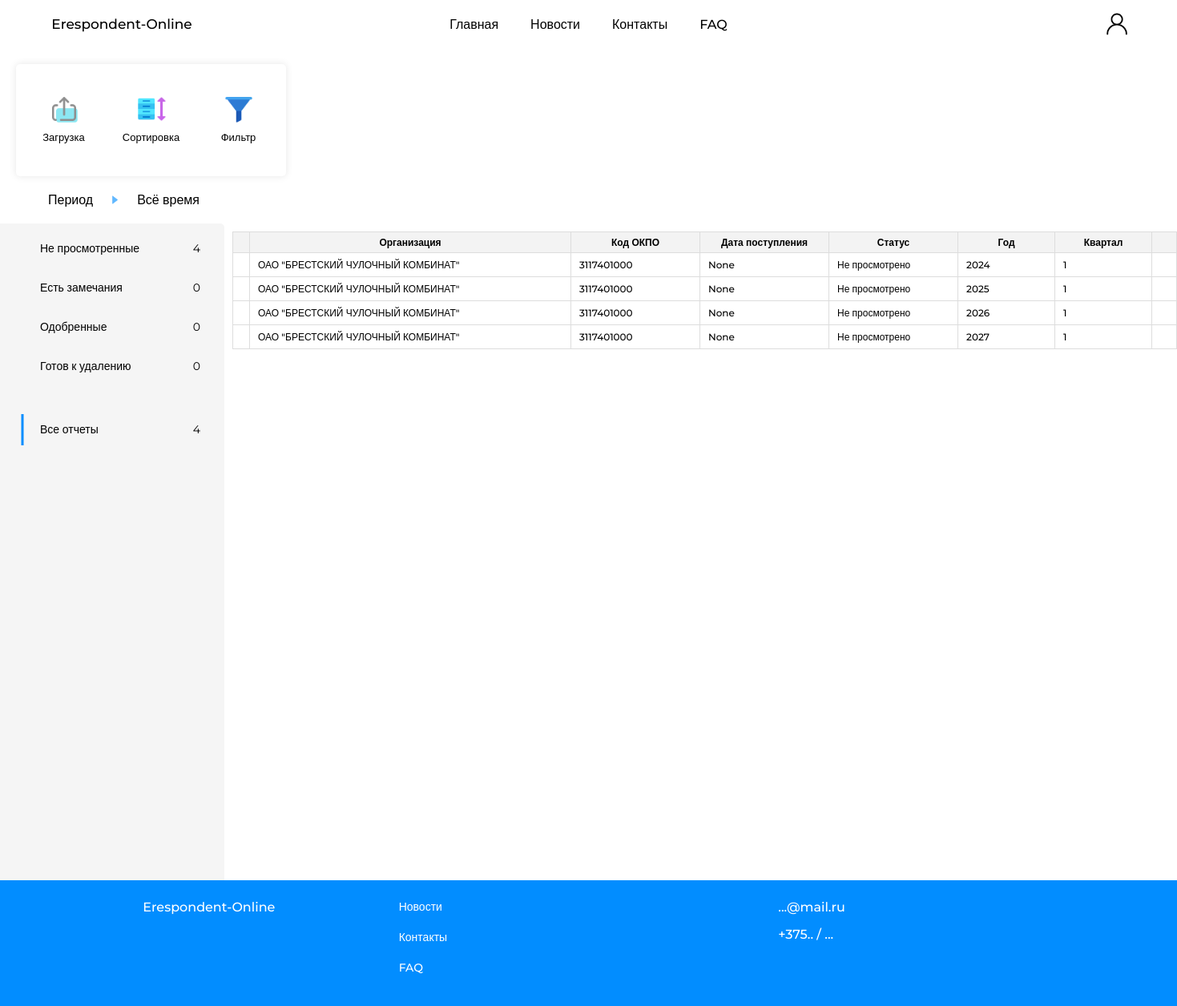
/audit_area/all_reports?year=&quarter= (signed in), run on an earlier commit of the app's database.
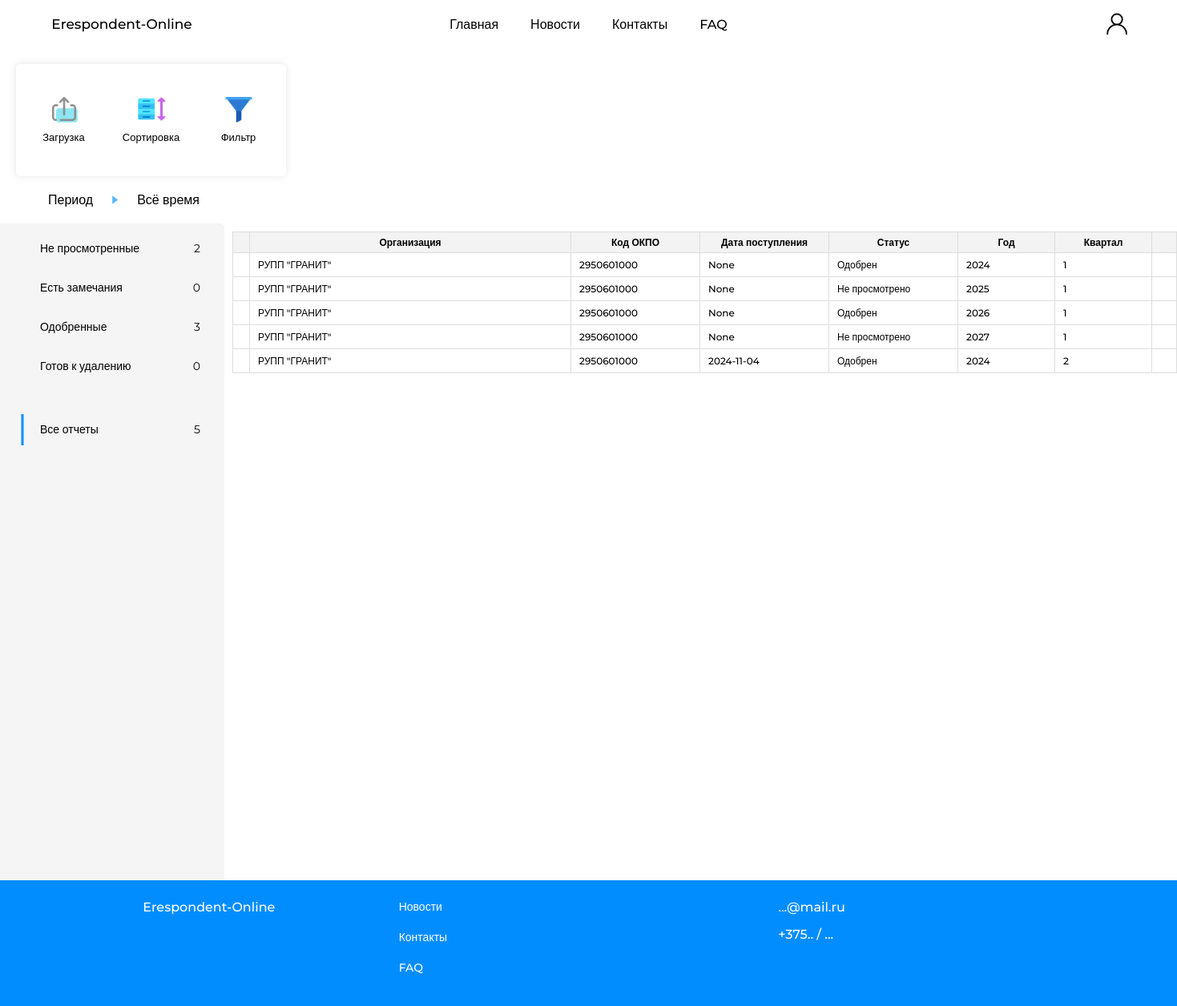
And on a later commit of the database.
### website/models.py (models this page shows)
class Report(db.Model):
    __tablename__ = 'report'
    id = db.Column(db.Integer, primary_key=True)
    okpo = db.Column(db.Integer)
    organization_name = db.Column(db.String(50))
    year = db.Column(db.Integer)
    quarter = db.Column(db.Integer)
    user_id = db.Column(db.Integer, db.ForeignKey('user.id'))
    time_of_receipt = db.Column(db.Date)
    versions = relationship('Version_report', backref='report')

class Version_report(db.Model):
    __tablename__ = 'version_report'
    id = db.Column(db.Integer, primary_key=True)
    begin_time = db.Column(db.Date, default=datetime.now())
    change_time = db.Column(db.Date)
    sent_time = db.Column(db.Date)
    status = db.Column(db.String(20))
    fio = db.Column(db.String(30))
    telephone = db.Column(db.String(20))
    email = db.Column(db.String(50))
    hasNot = db.Column(db.Boolean, default=False)
    report_id = db.Column(db.Integer, db.ForeignKey('report.id'))
    sections = db.relationship('Sections', backref='version_report', lazy=True, cascade="all, delete-orphan")

### website/views.py (the view)
@views.route('/audit_area/<status>')
@login_required
def audit_area(status):
    year_filter = request.args.get('year')
    quarter_filter = request.args.get('quarter')
    reports = get_reports_by_status(status, year_filter, quarter_filter)
    counts = count_reports(year_filter, quarter_filter)
    return render_template('audit_area.html',
                           current_user=current_user,
                           reports=reports,
                           not_viewedReports_count=counts['Отправлен'],
                           remarksReports_count=counts['Есть замечания'],
                           to_downloadReports_count=counts['Одобрен'],
                           to_deleteReports_count=counts['Готов к удалению'],
                           all_count = counts['Отправлен'] + counts['Есть замечания'] + counts['Одобрен'] + counts['Готов к удалению'],
                           year_filter=year_filter,
                           quarter_filter=quarter_filter,
                           year_today=year_today,)

### website/views.py (called while the page is built)
def count_reports(year=None, quarter=None):
    filters = []
    if year:
        filters.append(Report.year == year)
    if quarter:
        filters.append(Report.quarter == quarter)
    statuses = [
        'Отправлен',
        'Есть замечания',
        'Одобрен',
        'Готов к удалению'
    ]
    counts = {status: Report.query.join(Version_report).filter(
        Version_report.status == status,
        *filters
    ).count() for status in statuses}
    all_count = Report.query.join(Version_report).filter(
        or_(*[Version_report.status == status for status in statuses]),
        *filters
    ).count()
    counts['all'] = all_count
    return counts

### website/templates/audit_area.html (shortened to what the changed rows need)
{% extends "base.html" %}
{% block content %}
<div class="audit-area_page">
    <div class="audit-area">
        <nav class="menu_profile_audit">
            <ul id="status-reportList">
                <li data-action="not_viewed">
                    <a class="count_reporst">
                        <span class="count-text">{{not_viewedReports_count}}</span>
                    </a>
                </li>
                <li data-action="to_download">
                    <a class="count_reporst">
                        <span class="count-text">{{to_downloadReports_count}}</span>
                    </a>
                </li>
                <li style="margin-top: 40px;" data-action="all_reports">
                    <a class="count_reporst">
                        <span>{{all_count}}</span>
                    </a>
                </li>
            </ul>
        </nav>
        <div class="report-list">
            <div class="report-area" >
                <table class="table_report-area">
                    <thead class="order-table_titels">
                        <tr>
                            <th></th>
                            <th class="resizable" style="white-space: nowrap; min-width: 380px;">Организация<div class="resizer"></div></th>
                            <th class="resizable" style="white-space: nowrap; min-width: 140px;">Код ОКПО<div class="resizer"></div></th>
                            <th class="resizable" style="white-space: nowrap; min-width: 140px;">Дата поступления<div class="resizer"></div></th>
                            <th class="resizable" style="white-space: nowrap; min-width: 140px;">Статус<div class="resizer"></div></th>
                            <th class="resizable" style="white-space: nowrap; min-width: 100px;">Год<div class="resizer"></div></th>
                            <th class="resizable" style="white-space: nowrap; min-width: 100px;">Квартал<div class="resizer"></div></th>
                            <th rowspan="2"></th>
                        </tr>
                    </thead>
                    <tbody>
                        {% for row in reports %}
                            <tr class="report_row" data-id="{{ row.id }}" draggable="true">
                                <td>
                                </td>
                                <td>
                                    <input type="text" id="report_organization_name" value="{{ row.organization_name }}" readonly>
                                </td>
                                <td>
                                    <input type="text" id="report_okpo" value="{{ row.okpo }}" readonly>
                                </td>
                                    {% for version in row.versions %}
                                        <td>
                                            <input type="text" value="{{version.sent_time}}" readonly>
                                        </td>
                                        <td>
                                            {% if version.status == 'Отправлен' %}
                                                <input type="text"  value="Не просмотрено" readonly>
                                            {%else%}
                                                <input type="text" value="{{version.status}}" readonly>
                                            {% endif %}
                                        </td>
                                    {% endfor %}
                                <td>
                                    <input type="text" id="report_year" value="{{ row.year }}" readonly>
                                </td>
                                <td>
                                    <input type="text" id="report_quarter" value="{{ row.quarter }}" readonly>
                                </td>
                                <td></td>
                            </tr>
                        {% endfor %}
                    </tbody>
                </table>
            </div>
        </div>
    </div>
</div>
{% endblock %}

What changed in the data, as far as the page shows it:
changed Report (number 1 of 5 on the later page): organization_name "ОАО \"БРЕСТСКИЙ ЧУЛОЧНЫЙ КОМБИНАТ\"" → "РУПП \"ГРАНИТ\""; okpo "3117401000" → "2950601000"
changed Version_report (number 1 of 5 on the later page): status (not shown) → "Одобрен"; value "Не просмотрено" → (not shown)
changed Report (number 2 of 5 on the later page): organization_name "ОАО \"БРЕСТСКИЙ ЧУЛОЧНЫЙ КОМБИНАТ\"" → "РУПП \"ГРАНИТ\""; okpo "3117401000" → "2950601000"
changed Report (number 3 of 5 on the later page): organization_name "ОАО \"БРЕСТСКИЙ ЧУЛОЧНЫЙ КОМБИНАТ\"" → "РУПП \"ГРАНИТ\""; okpo "3117401000" → "2950601000"
changed Version_report (number 3 of 5 on the later page): status (not shown) → "Одобрен"; value "Не просмотрено" → (not shown)
changed Report (number 4 of 5 on the later page): organization_name "ОАО \"БРЕСТСКИЙ ЧУЛОЧНЫЙ КОМБИНАТ\"" → "РУПП \"ГРАНИТ\""; okpo "3117401000" → "2950601000"
added Report: organization_name "РУПП \"ГРАНИТ\"", okpo "2950601000", year "2024", quarter "2"
added Version_report: sent_time "2024-11-04", status "Одобрен"
Also different on the page:
{{ not_viewedReports_count }}: "4" → "2"
{{ to_downloadReports_count }}: "0" → "3"
{{ all_count }}: "4" → "5"
